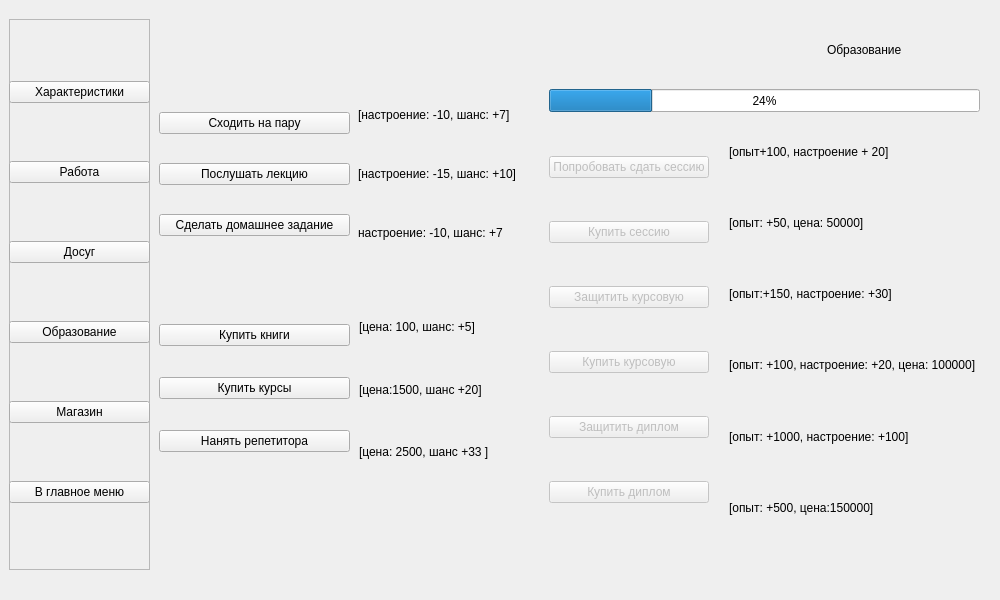
<?xml version="1.0" encoding="UTF-8"?>
<ui version="4.0">
 <class>MainWindow</class>
 <widget class="QMainWindow" name="MainWindow">
  <property name="geometry">
   <rect>
    <x>0</x>
    <y>0</y>
    <width>1000</width>
    <height>600</height>
   </rect>
  </property>
  <property name="minimumSize">
   <size>
    <width>1000</width>
    <height>600</height>
   </size>
  </property>
  <property name="maximumSize">
   <size>
    <width>1000</width>
    <height>600</height>
   </size>
  </property>
  <property name="windowTitle">
   <string>MainWindow</string>
  </property>
  <widget class="QWidget" name="GameWindow">
   <property name="minimumSize">
    <size>
     <width>1000</width>
     <height>600</height>
    </size>
   </property>
   <property name="maximumSize">
    <size>
     <width>1000</width>
     <height>600</height>
    </size>
   </property>
   <widget class="QStackedWidget" name="stack">
    <property name="geometry">
     <rect>
      <x>149</x>
      <y>-1</y>
      <width>831</width>
      <height>571</height>
     </rect>
    </property>
    <property name="currentIndex">
     <number>5</number>
    </property>
    <widget class="QWidget" name="TitleScreen">
     <widget class="QWidget" name="verticalLayoutWidget">
      <property name="geometry">
       <rect>
        <x>10</x>
        <y>240</y>
        <width>851</width>
        <height>321</height>
       </rect>
      </property>
      <layout class="QVBoxLayout" name="layout_title_buttons">
       <property name="leftMargin">
        <number>300</number>
       </property>
       <property name="rightMargin">
        <number>300</number>
       </property>
       <item>
        <widget class="QPushButton" name="button_play">
         <property name="text">
          <string>Играть</string>
         </property>
        </widget>
       </item>
       <item>
        <widget class="QPushButton" name="Save">
         <property name="text">
          <string>Сохранить игру</string>
         </property>
        </widget>
       </item>
       <item>
        <widget class="QPushButton" name="LoadSave">
         <property name="text">
          <string>Загрузить сохранение</string>
         </property>
        </widget>
       </item>
       <item>
        <widget class="QPushButton" name="button_quit">
         <property name="text">
          <string>Выйти</string>
         </property>
        </widget>
       </item>
      </layout>
     </widget>
     <widget class="QLabel" name="label_name">
      <property name="geometry">
       <rect>
        <x>10</x>
        <y>70</y>
        <width>841</width>
        <height>91</height>
       </rect>
      </property>
      <property name="text">
       <string>СИМУЛЯТОР СТУДЕНТА</string>
      </property>
      <property name="alignment">
       <set>Qt::AlignCenter</set>
      </property>
     </widget>
    </widget>
    <widget class="QWidget" name="StatsScreen">
     <widget class="QWidget" name="verticalLayoutWidget_3">
      <property name="geometry">
       <rect>
        <x>29</x>
        <y>89</y>
        <width>691</width>
        <height>481</height>
       </rect>
      </property>
      <layout class="QVBoxLayout" name="layout_allstats">
       <property name="leftMargin">
        <number>0</number>
       </property>
       <item>
        <layout class="QVBoxLayout" name="layout_money">
         <item>
          <widget class="QLabel" name="label_xp">
           <property name="text">
            <string>Опыт</string>
           </property>
          </widget>
         </item>
         <item>
          <widget class="QLabel" name="label_money">
           <property name="text">
            <string>Деньги</string>
           </property>
          </widget>
         </item>
         <item>
          <widget class="QLabel" name="label_job">
           <property name="text">
            <string>Работа</string>
           </property>
          </widget>
         </item>
        </layout>
       </item>
       <item>
        <widget class="QProgressBar" name="progressBar_hunger">
         <property name="value">
          <number>24</number>
         </property>
         <property name="alignment">
          <set>Qt::AlignCenter</set>
         </property>
        </widget>
       </item>
       <item>
        <widget class="QProgressBar" name="progressBar_mental_condition">
         <property name="value">
          <number>24</number>
         </property>
         <property name="alignment">
          <set>Qt::AlignCenter</set>
         </property>
        </widget>
       </item>
       <item>
        <widget class="QProgressBar" name="progressBar_health">
         <property name="value">
          <number>24</number>
         </property>
         <property name="alignment">
          <set>Qt::AlignCenter</set>
         </property>
        </widget>
       </item>
       <item>
        <widget class="QLabel" name="label_date">
         <property name="text">
          <string>Дата</string>
         </property>
        </widget>
       </item>
      </layout>
     </widget>
     <widget class="QLabel" name="label_stats_greeting">
      <property name="geometry">
       <rect>
        <x>400</x>
        <y>40</y>
        <width>431</width>
        <height>51</height>
       </rect>
      </property>
      <property name="text">
       <string>Характеристики</string>
      </property>
      <property name="alignment">
       <set>Qt::AlignCenter</set>
      </property>
     </widget>
    </widget>
    <widget class="QWidget" name="JobsScreen">
     <widget class="QLabel" name="label_jobs_greeting">
      <property name="geometry">
       <rect>
        <x>10</x>
        <y>80</y>
        <width>791</width>
        <height>41</height>
       </rect>
      </property>
      <property name="text">
       <string>Работа</string>
      </property>
      <property name="alignment">
       <set>Qt::AlignCenter</set>
      </property>
     </widget>
     <widget class="QWidget" name="gridLayoutWidget_2">
      <property name="geometry">
       <rect>
        <x>10</x>
        <y>130</y>
        <width>791</width>
        <height>431</height>
       </rect>
      </property>
      <layout class="QGridLayout" name="layout_jobs_options">
       <item row="1" column="0">
        <widget class="QPushButton" name="button_jobs_option2">
         <property name="enabled">
          <bool>false</bool>
         </property>
         <property name="text">
          <string>Фрилансер-разнорабочий [5000 р./мес.]</string>
         </property>
        </widget>
       </item>
       <item row="3" column="0">
        <widget class="QPushButton" name="button_jobs_option4">
         <property name="enabled">
          <bool>false</bool>
         </property>
         <property name="text">
          <string>Верстальщик сайтов [12000 р./мес.]</string>
         </property>
        </widget>
       </item>
       <item row="4" column="0">
        <widget class="QPushButton" name="button_jobs_option5">
         <property name="enabled">
          <bool>false</bool>
         </property>
         <property name="text">
          <string>Помощник сисадмина [15000 р./мес.]</string>
         </property>
        </widget>
       </item>
       <item row="2" column="0">
        <widget class="QPushButton" name="button_jobs_option3">
         <property name="enabled">
          <bool>false</bool>
         </property>
         <property name="text">
          <string>Сборщик компьютеров в мастерской [8200 р./мес.]</string>
         </property>
        </widget>
       </item>
       <item row="5" column="0">
        <widget class="QPushButton" name="button_jobs_option6">
         <property name="enabled">
          <bool>false</bool>
         </property>
         <property name="text">
          <string>Разработчик в маленькой компании [24999 р./мес.]</string>
         </property>
        </widget>
       </item>
       <item row="0" column="0">
        <widget class="QPushButton" name="button_jobs_option1">
         <property name="text">
          <string>Администратор группы в соцсети [3500 р./мес.]</string>
         </property>
        </widget>
       </item>
      </layout>
     </widget>
    </widget>
    <widget class="QWidget" name="ShopScreen">
     <widget class="QLabel" name="label_shop_greeting">
      <property name="geometry">
       <rect>
        <x>400</x>
        <y>40</y>
        <width>431</width>
        <height>51</height>
       </rect>
      </property>
      <property name="text">
       <string>Магазин</string>
      </property>
      <property name="alignment">
       <set>Qt::AlignCenter</set>
      </property>
     </widget>
     <widget class="QWidget" name="gridLayoutWidget">
      <property name="geometry">
       <rect>
        <x>280</x>
        <y>119</y>
        <width>551</width>
        <height>508</height>
       </rect>
      </property>
      <layout class="QGridLayout" name="layout_shop_options">
       <item row="7" column="0">
        <widget class="QPushButton" name="button_shop_option8">
         <property name="text">
          <string>Поесть в кафе</string>
         </property>
        </widget>
       </item>
       <item row="3" column="1">
        <widget class="QLabel" name="label_option4_desctiption">
         <property name="text">
          <string>[Сытность: 15, цена: 150]</string>
         </property>
         <property name="alignment">
          <set>Qt::AlignCenter</set>
         </property>
        </widget>
       </item>
       <item row="13" column="1">
        <widget class="QLabel" name="label_option14_desctiption">
         <property name="text">
          <string>[Сытность: 85, цена: 20000]</string>
         </property>
         <property name="alignment">
          <set>Qt::AlignCenter</set>
         </property>
        </widget>
       </item>
       <item row="6" column="0">
        <widget class="QPushButton" name="button_shop_option7">
         <property name="text">
          <string>Замутить карри</string>
         </property>
        </widget>
       </item>
       <item row="8" column="1">
        <widget class="QLabel" name="label_option9_desctiption">
         <property name="text">
          <string>[Сытность: 30, цена: 1200]</string>
         </property>
         <property name="alignment">
          <set>Qt::AlignCenter</set>
         </property>
        </widget>
       </item>
       <item row="0" column="0">
        <widget class="QPushButton" name="button_shop_option1">
         <property name="text">
          <string>Покопаться в мусорке</string>
         </property>
        </widget>
       </item>
       <item row="1" column="0">
        <widget class="QPushButton" name="button_shop_option2">
         <property name="text">
          <string>Съесть дошик</string>
         </property>
        </widget>
       </item>
       <item row="12" column="0">
        <widget class="QPushButton" name="button_shop_option13">
         <property name="text">
          <string>Устроить шведский стол</string>
         </property>
        </widget>
       </item>
       <item row="4" column="0">
        <widget class="QPushButton" name="button_shop_option5">
         <property name="text">
          <string>Замутить простое блюдо</string>
         </property>
        </widget>
       </item>
       <item row="5" column="0">
        <widget class="QPushButton" name="button_shop_option6">
         <property name="text">
          <string>Съесть макароны с сыром</string>
         </property>
        </widget>
       </item>
       <item row="3" column="0">
        <widget class="QPushButton" name="button_shop_option4">
         <property name="text">
          <string>Скушать шаурму</string>
         </property>
        </widget>
       </item>
       <item row="11" column="0">
        <widget class="QPushButton" name="button_shop_option12">
         <property name="text">
          <string>Нанять личного повара</string>
         </property>
        </widget>
       </item>
       <item row="2" column="0">
        <widget class="QPushButton" name="button_shop_option3">
         <property name="text">
          <string>Съесть качественный дошик</string>
         </property>
        </widget>
       </item>
       <item row="10" column="1">
        <widget class="QLabel" name="label_option11_desctiption">
         <property name="text">
          <string>[Сытность: 40, цена: 7000]</string>
         </property>
         <property name="alignment">
          <set>Qt::AlignCenter</set>
         </property>
        </widget>
       </item>
       <item row="7" column="1">
        <widget class="QLabel" name="label_option8_desctiption">
         <property name="text">
          <string>[Сытность: 25, цена: 700]</string>
         </property>
         <property name="alignment">
          <set>Qt::AlignCenter</set>
         </property>
        </widget>
       </item>
       <item row="13" column="0">
        <widget class="QPushButton" name="button_shop_option14">
         <property name="text">
          <string>Чревоугодничать</string>
         </property>
        </widget>
       </item>
       <item row="6" column="1">
        <widget class="QLabel" name="label_option7_desctiption">
         <property name="text">
          <string>[Сытность: 22, цена: 450]</string>
         </property>
         <property name="alignment">
          <set>Qt::AlignCenter</set>
         </property>
        </widget>
       </item>
       <item row="0" column="1">
        <widget class="QLabel" name="label_option1_description">
         <property name="text">
          <string>[Cытность: 3, цена: 0]</string>
         </property>
         <property name="alignment">
          <set>Qt::AlignCenter</set>
         </property>
        </widget>
       </item>
       <item row="2" column="1">
        <widget class="QLabel" name="label_option3_desctiption">
         <property name="text">
          <string>[Сытность: 7, цена: 100]</string>
         </property>
         <property name="alignment">
          <set>Qt::AlignCenter</set>
         </property>
        </widget>
       </item>
       <item row="9" column="0">
        <widget class="QPushButton" name="button_shop_option10">
         <property name="text">
          <string>Сходить в хороший ресторан</string>
         </property>
        </widget>
       </item>
       <item row="10" column="0">
        <widget class="QPushButton" name="button_shop_option11">
         <property name="text">
          <string>Посетить ресторан с мишлен</string>
         </property>
        </widget>
       </item>
       <item row="12" column="1">
        <widget class="QLabel" name="label_option13_desctiption">
         <property name="text">
          <string>[Сытность: 70, цена: 17000]</string>
         </property>
         <property name="alignment">
          <set>Qt::AlignCenter</set>
         </property>
        </widget>
       </item>
       <item row="11" column="1">
        <widget class="QLabel" name="label_option12_desctiption">
         <property name="text">
          <string>[Сытность: 50, цена: 10000]</string>
         </property>
         <property name="alignment">
          <set>Qt::AlignCenter</set>
         </property>
        </widget>
       </item>
       <item row="8" column="0">
        <widget class="QPushButton" name="button_shop_option9">
         <property name="text">
          <string>Сходить в бюджетный ресторан</string>
         </property>
        </widget>
       </item>
       <item row="9" column="1">
        <widget class="QLabel" name="label_option10_desctiption">
         <property name="text">
          <string>[Сытность: 35, цена: 3000]</string>
         </property>
         <property name="alignment">
          <set>Qt::AlignCenter</set>
         </property>
        </widget>
       </item>
       <item row="1" column="1">
        <widget class="QLabel" name="label_option2_desctiption">
         <property name="text">
          <string>[Сытность: 5, цена: 50]</string>
         </property>
         <property name="alignment">
          <set>Qt::AlignCenter</set>
         </property>
        </widget>
       </item>
       <item row="5" column="1">
        <widget class="QLabel" name="label_option6_desctiption">
         <property name="text">
          <string>[Сытность: 20, цена: 350]</string>
         </property>
         <property name="alignment">
          <set>Qt::AlignCenter</set>
         </property>
        </widget>
       </item>
       <item row="4" column="1">
        <widget class="QLabel" name="label_option5_desctiption">
         <property name="text">
          <string>[Сытность: 17, цена: 300]</string>
         </property>
         <property name="alignment">
          <set>Qt::AlignCenter</set>
         </property>
        </widget>
       </item>
       <item row="14" column="0">
        <widget class="QPushButton" name="button_shop_option15">
         <property name="text">
          <string>Нажраться до греха</string>
         </property>
        </widget>
       </item>
       <item row="14" column="1">
        <widget class="QLabel" name="label_option15_desctiption">
         <property name="text">
          <string>[Сытность: 100, цена: 30000]</string>
         </property>
         <property name="alignment">
          <set>Qt::AlignCenter</set>
         </property>
        </widget>
       </item>
      </layout>
     </widget>
    </widget>
    <widget class="QWidget" name="LeisureScreen">
     <widget class="QWidget" name="gridLayoutWidget_3">
      <property name="geometry">
       <rect>
        <x>10</x>
        <y>120</y>
        <width>791</width>
        <height>441</height>
       </rect>
      </property>
      <layout class="QGridLayout" name="layout_leisure_options">
       <item row="1" column="1">
        <widget class="QLabel" name="label_option2_desctiption_2">
         <property name="text">
          <string>[Настроение: 5, цена: 50, здровье: -3]</string>
         </property>
         <property name="alignment">
          <set>Qt::AlignCenter</set>
         </property>
        </widget>
       </item>
       <item row="2" column="1">
        <widget class="QLabel" name="label_option3_desctiption_2">
         <property name="text">
          <string>[Настроение: 7, цена: 100, здоровье: +3]</string>
         </property>
         <property name="alignment">
          <set>Qt::AlignCenter</set>
         </property>
        </widget>
       </item>
       <item row="5" column="0">
        <widget class="QPushButton" name="button_leisure_option6">
         <property name="text">
          <string>Устроить тусовку в общаге</string>
         </property>
        </widget>
       </item>
       <item row="10" column="0">
        <widget class="QPushButton" name="button_leisure_option11">
         <property name="text">
          <string>Сходить на свидание</string>
         </property>
        </widget>
       </item>
       <item row="7" column="0">
        <widget class="QPushButton" name="button_leisure_option8">
         <property name="text">
          <string>Посетить культурное мероприятие</string>
         </property>
        </widget>
       </item>
       <item row="4" column="0">
        <widget class="QPushButton" name="button_leisure_option5">
         <property name="text">
          <string>Сходить в баньку</string>
         </property>
        </widget>
       </item>
       <item row="11" column="1">
        <widget class="QLabel" name="label_option12_desctiption_2">
         <property name="text">
          <string>[Настроение: 50, цена: 10000]</string>
         </property>
         <property name="alignment">
          <set>Qt::AlignCenter</set>
         </property>
        </widget>
       </item>
       <item row="3" column="0">
        <widget class="QPushButton" name="button_leisure_option4">
         <property name="text">
          <string>Слушать музыку на максимальной громкости</string>
         </property>
        </widget>
       </item>
       <item row="3" column="1">
        <widget class="QLabel" name="label_option4_desctiption_2">
         <property name="text">
          <string>[Настроение: 15, цена: 150]</string>
         </property>
         <property name="alignment">
          <set>Qt::AlignCenter</set>
         </property>
        </widget>
       </item>
       <item row="12" column="0">
        <widget class="QPushButton" name="button_leisure_option13">
         <property name="text">
          <string>Отправиться в путешествие</string>
         </property>
        </widget>
       </item>
       <item row="0" column="1">
        <widget class="QLabel" name="label_option1_description_2">
         <property name="text">
          <string>[Настроение: 3, цена: 0]</string>
         </property>
         <property name="alignment">
          <set>Qt::AlignCenter</set>
         </property>
        </widget>
       </item>
       <item row="0" column="0">
        <widget class="QPushButton" name="button_leisure_option1">
         <property name="text">
          <string>Помечтать о счастливом будущем</string>
         </property>
        </widget>
       </item>
       <item row="9" column="1">
        <widget class="QLabel" name="label_option10_desctiption_2">
         <property name="text">
          <string>[Настроение: 35, цена: 3000, здоровье: -10]</string>
         </property>
         <property name="alignment">
          <set>Qt::AlignCenter</set>
         </property>
        </widget>
       </item>
       <item row="8" column="1">
        <widget class="QLabel" name="label_option9_desctiption_2">
         <property name="text">
          <string>[Настроение: 30, цена: 1200]</string>
         </property>
         <property name="alignment">
          <set>Qt::AlignCenter</set>
         </property>
        </widget>
       </item>
       <item row="11" column="0">
        <widget class="QPushButton" name="button_leisure_option12">
         <property name="text">
          <string>Заняться экстремальными видами спорта</string>
         </property>
        </widget>
       </item>
       <item row="7" column="1">
        <widget class="QLabel" name="label_option8_desctiption_2">
         <property name="text">
          <string>[Настроение: 25, цена: 700]</string>
         </property>
         <property name="alignment">
          <set>Qt::AlignCenter</set>
         </property>
        </widget>
       </item>
       <item row="5" column="1">
        <widget class="QLabel" name="label_option6_desctiption_2">
         <property name="text">
          <string>[Настроение: 20, цена: 350, здоровье: -5]</string>
         </property>
         <property name="alignment">
          <set>Qt::AlignCenter</set>
         </property>
        </widget>
       </item>
       <item row="12" column="1">
        <widget class="QLabel" name="label_option13_desctiption_2">
         <property name="text">
          <string>[Настроение: 70, цена: 17000]</string>
         </property>
         <property name="alignment">
          <set>Qt::AlignCenter</set>
         </property>
        </widget>
       </item>
       <item row="2" column="0">
        <widget class="QPushButton" name="button_leisure_option3">
         <property name="text">
          <string>Погулять</string>
         </property>
        </widget>
       </item>
       <item row="9" column="0">
        <widget class="QPushButton" name="button_leisure_option10">
         <property name="text">
          <string>Сходить в бар</string>
         </property>
        </widget>
       </item>
       <item row="10" column="1">
        <widget class="QLabel" name="label_option11_desctiption_2">
         <property name="text">
          <string>[Настроение: 40, цена: 7000]</string>
         </property>
         <property name="alignment">
          <set>Qt::AlignCenter</set>
         </property>
        </widget>
       </item>
       <item row="1" column="0">
        <widget class="QPushButton" name="button_leisure_option2">
         <property name="text">
          <string>Покурить</string>
         </property>
        </widget>
       </item>
       <item row="6" column="1">
        <widget class="QLabel" name="label_option7_desctiption_2">
         <property name="text">
          <string>[Настроение: 22, цена: 450, здоровье: -7]</string>
         </property>
         <property name="alignment">
          <set>Qt::AlignCenter</set>
         </property>
        </widget>
       </item>
       <item row="6" column="0">
        <widget class="QPushButton" name="button_leisure_option7">
         <property name="text">
          <string>Сходить в дешевый клуб</string>
         </property>
        </widget>
       </item>
       <item row="8" column="0">
        <widget class="QPushButton" name="button_leisure_option9">
         <property name="text">
          <string>Сходить в качалку</string>
         </property>
        </widget>
       </item>
       <item row="4" column="1">
        <widget class="QLabel" name="label_option5_desctiption_2">
         <property name="text">
          <string>[Настроение: 17, цена: 300]</string>
         </property>
         <property name="alignment">
          <set>Qt::AlignCenter</set>
         </property>
        </widget>
       </item>
      </layout>
     </widget>
     <widget class="QLabel" name="label_leisure_greeting">
      <property name="geometry">
       <rect>
        <x>10</x>
        <y>80</y>
        <width>791</width>
        <height>41</height>
       </rect>
      </property>
      <property name="text">
       <string>Развлечения</string>
      </property>
      <property name="alignment">
       <set>Qt::AlignCenter</set>
      </property>
     </widget>
    </widget>
    <widget class="QWidget" name="EducationScreen">
     <widget class="QLabel" name="label">
      <property name="geometry">
       <rect>
        <x>678</x>
        <y>30</y>
        <width>101</width>
        <height>41</height>
       </rect>
      </property>
      <property name="text">
       <string>Образование</string>
      </property>
     </widget>
     <widget class="QWidget" name="verticalLayoutWidget_4">
      <property name="geometry">
       <rect>
        <x>10</x>
        <y>90</y>
        <width>191</width>
        <height>171</height>
       </rect>
      </property>
      <layout class="QVBoxLayout" name="verticalLayout">
       <item>
        <widget class="QPushButton" name="button_educ1">
         <property name="text">
          <string>Сходить на пару</string>
         </property>
        </widget>
       </item>
       <item>
        <widget class="QPushButton" name="button_educ2">
         <property name="text">
          <string>Послушать лекцию</string>
         </property>
        </widget>
       </item>
       <item>
        <widget class="QPushButton" name="button_educ3">
         <property name="text">
          <string>Сделать домашнее задание</string>
         </property>
        </widget>
       </item>
      </layout>
     </widget>
     <widget class="QProgressBar" name="progressBar_chance">
      <property name="geometry">
       <rect>
        <x>400</x>
        <y>90</y>
        <width>431</width>
        <height>23</height>
       </rect>
      </property>
      <property name="value">
       <number>24</number>
      </property>
      <property name="alignment">
       <set>Qt::AlignCenter</set>
      </property>
     </widget>
     <widget class="QWidget" name="verticalLayoutWidget_5">
      <property name="geometry">
       <rect>
        <x>209</x>
        <y>89</y>
        <width>171</width>
        <height>171</height>
       </rect>
      </property>
      <layout class="QVBoxLayout" name="verticalLayout_2">
       <item>
        <widget class="QLabel" name="label_2">
         <property name="text">
          <string>[настроение: -10, шанс: +7]</string>
         </property>
        </widget>
       </item>
       <item>
        <widget class="QLabel" name="label_3">
         <property name="text">
          <string>[настроение: -15, шанс: +10]</string>
         </property>
        </widget>
       </item>
       <item>
        <widget class="QLabel" name="label_4">
         <property name="text">
          <string>настроение: -10, шанс: +7</string>
         </property>
        </widget>
       </item>
      </layout>
     </widget>
     <widget class="QWidget" name="verticalLayoutWidget_6">
      <property name="geometry">
       <rect>
        <x>10</x>
        <y>300</y>
        <width>191</width>
        <height>181</height>
       </rect>
      </property>
      <layout class="QVBoxLayout" name="verticalLayout_3">
       <item>
        <widget class="QPushButton" name="button_educ4">
         <property name="text">
          <string>Купить книги</string>
         </property>
        </widget>
       </item>
       <item>
        <widget class="QPushButton" name="button_educ5">
         <property name="text">
          <string>Купить курсы</string>
         </property>
        </widget>
       </item>
       <item>
        <widget class="QPushButton" name="button_educ6">
         <property name="text">
          <string>Нанять репетитора</string>
         </property>
        </widget>
       </item>
      </layout>
     </widget>
     <widget class="QWidget" name="verticalLayoutWidget_7">
      <property name="geometry">
       <rect>
        <x>210</x>
        <y>300</y>
        <width>171</width>
        <height>181</height>
       </rect>
      </property>
      <layout class="QVBoxLayout" name="verticalLayout_4">
       <item>
        <widget class="QLabel" name="label_6">
         <property name="text">
          <string>[цена: 100, шанс: +5]</string>
         </property>
        </widget>
       </item>
       <item>
        <widget class="QLabel" name="label_5">
         <property name="text">
          <string>[цена:1500, шанс +20]</string>
         </property>
        </widget>
       </item>
       <item>
        <widget class="QLabel" name="label_7">
         <property name="text">
          <string>[цена: 2500, шанс +33 ]</string>
         </property>
        </widget>
       </item>
      </layout>
     </widget>
     <widget class="QWidget" name="verticalLayoutWidget_8">
      <property name="geometry">
       <rect>
        <x>400</x>
        <y>120</y>
        <width>160</width>
        <height>421</height>
       </rect>
      </property>
      <layout class="QVBoxLayout" name="verticalLayout_5">
       <item>
        <widget class="QPushButton" name="button_session">
         <property name="enabled">
          <bool>false</bool>
         </property>
         <property name="text">
          <string>Попробовать сдать сессию</string>
         </property>
        </widget>
       </item>
       <item>
        <widget class="QPushButton" name="button_session2">
         <property name="enabled">
          <bool>false</bool>
         </property>
         <property name="text">
          <string>Купить сессию</string>
         </property>
        </widget>
       </item>
       <item>
        <widget class="QPushButton" name="button_courseWork">
         <property name="enabled">
          <bool>false</bool>
         </property>
         <property name="text">
          <string>Защитить курсовую</string>
         </property>
        </widget>
       </item>
       <item>
        <widget class="QPushButton" name="button_courseWork2">
         <property name="enabled">
          <bool>false</bool>
         </property>
         <property name="text">
          <string>Купить курсовую</string>
         </property>
        </widget>
       </item>
       <item>
        <widget class="QPushButton" name="button_GraduateWork">
         <property name="enabled">
          <bool>false</bool>
         </property>
         <property name="text">
          <string>Защитить диплом</string>
         </property>
        </widget>
       </item>
       <item>
        <widget class="QPushButton" name="button_GraduateWork2">
         <property name="enabled">
          <bool>false</bool>
         </property>
         <property name="text">
          <string>Купить диплом</string>
         </property>
        </widget>
       </item>
      </layout>
     </widget>
     <widget class="QWidget" name="verticalLayoutWidget_9">
      <property name="geometry">
       <rect>
        <x>580</x>
        <y>120</y>
        <width>253</width>
        <height>421</height>
       </rect>
      </property>
      <layout class="QVBoxLayout" name="verticalLayout_6">
       <item>
        <widget class="QLabel" name="label_10">
         <property name="text">
          <string>[опыт+100, настроение + 20]</string>
         </property>
        </widget>
       </item>
       <item>
        <widget class="QLabel" name="label_9">
         <property name="text">
          <string>[опыт: +50, цена: 50000]</string>
         </property>
        </widget>
       </item>
       <item>
        <widget class="QLabel" name="label_8">
         <property name="text">
          <string>[опыт:+150, настроение: +30]</string>
         </property>
        </widget>
       </item>
       <item>
        <widget class="QLabel" name="label_11">
         <property name="text">
          <string>[опыт: +100, настроение: +20, цена: 100000]</string>
         </property>
        </widget>
       </item>
       <item>
        <widget class="QLabel" name="label_12">
         <property name="text">
          <string>[опыт: +1000, настроение: +100]</string>
         </property>
        </widget>
       </item>
       <item>
        <widget class="QLabel" name="label_13">
         <property name="text">
          <string>[опыт: +500, цена:150000]</string>
         </property>
        </widget>
       </item>
      </layout>
     </widget>
    </widget>
   </widget>
   <widget class="QFrame" name="frame_game_buttons">
    <property name="geometry">
     <rect>
      <x>9</x>
      <y>19</y>
      <width>141</width>
      <height>551</height>
     </rect>
    </property>
    <property name="frameShape">
     <enum>QFrame::StyledPanel</enum>
    </property>
    <property name="frameShadow">
     <enum>QFrame::Raised</enum>
    </property>
    <widget class="QWidget" name="verticalLayoutWidget_2">
     <property name="geometry">
      <rect>
       <x>0</x>
       <y>10</y>
       <width>141</width>
       <height>531</height>
      </rect>
     </property>
     <layout class="QVBoxLayout" name="layout_game_buttons">
      <item>
       <widget class="QPushButton" name="button_stats">
        <property name="text">
         <string>Характеристики</string>
        </property>
       </widget>
      </item>
      <item>
       <widget class="QPushButton" name="button_jobs">
        <property name="text">
         <string>Работа</string>
        </property>
       </widget>
      </item>
      <item>
       <widget class="QPushButton" name="button_leisure">
        <property name="text">
         <string>Досуг</string>
        </property>
       </widget>
      </item>
      <item>
       <widget class="QPushButton" name="button_educ">
        <property name="text">
         <string>Образование</string>
        </property>
       </widget>
      </item>
      <item>
       <widget class="QPushButton" name="button_shop">
        <property name="text">
         <string>Магазин</string>
        </property>
       </widget>
      </item>
      <item>
       <widget class="QPushButton" name="button_back_title">
        <property name="text">
         <string>В главное меню</string>
        </property>
       </widget>
      </item>
     </layout>
    </widget>
   </widget>
  </widget>
  <widget class="QMenuBar" name="menubar">
   <property name="geometry">
    <rect>
     <x>0</x>
     <y>0</y>
     <width>1000</width>
     <height>21</height>
    </rect>
   </property>
  </widget>
 </widget>
 <resources/>
 <connections/>
</ui>
